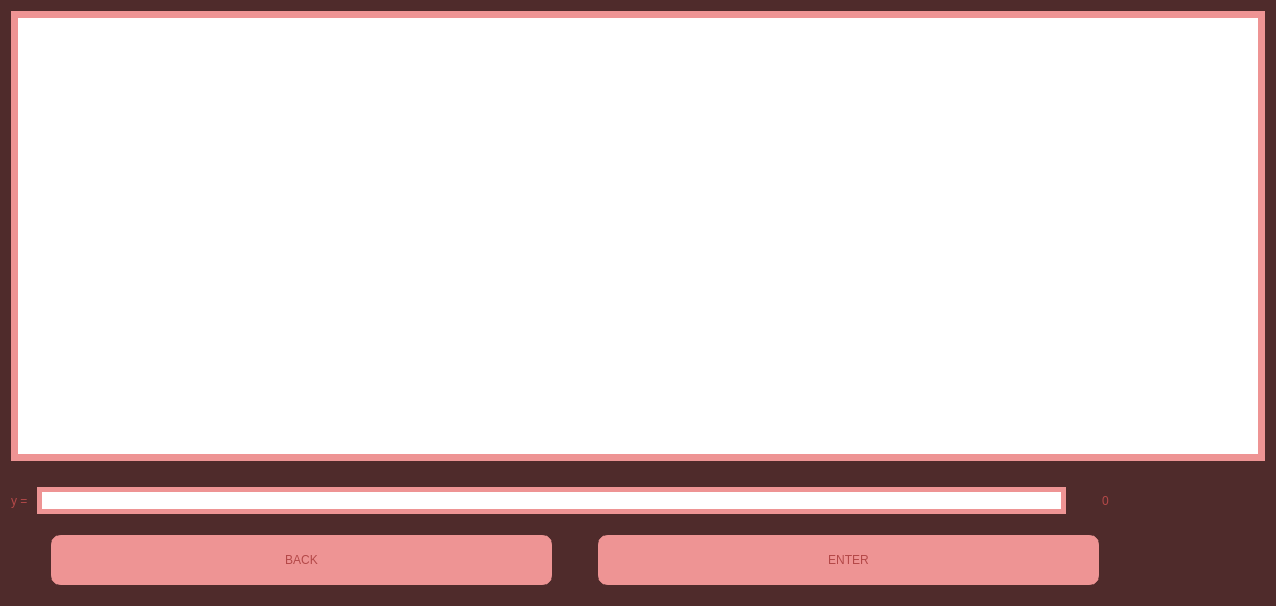
<?xml version="1.0" encoding="UTF-8"?>
<ui version="4.0">
 <class>GuessGame</class>
 <widget class="QDialog" name="GuessGame">
  <property name="geometry">
   <rect>
    <x>0</x>
    <y>0</y>
    <width>1276</width>
    <height>606</height>
   </rect>
  </property>
  <property name="sizePolicy">
   <sizepolicy hsizetype="Preferred" vsizetype="Preferred">
    <horstretch>0</horstretch>
    <verstretch>0</verstretch>
   </sizepolicy>
  </property>
  <property name="minimumSize">
   <size>
    <width>900</width>
    <height>600</height>
   </size>
  </property>
  <property name="windowTitle">
   <string>MATFWars</string>
  </property>
  <property name="styleSheet">
   <string notr="true">#GuessGame{
	background-color:rgb(79,43,43);
}</string>
  </property>
  <layout class="QVBoxLayout" name="verticalLayout_4">
   <item>
    <layout class="QHBoxLayout" name="horizontalLayout">
     <item>
      <widget class="QGraphicsView" name="gvCanvas">
       <property name="sizePolicy">
        <sizepolicy hsizetype="Expanding" vsizetype="Expanding">
         <horstretch>0</horstretch>
         <verstretch>0</verstretch>
        </sizepolicy>
       </property>
       <property name="minimumSize">
        <size>
         <width>0</width>
         <height>450</height>
        </size>
       </property>
       <property name="styleSheet">
        <string notr="true">border:7px solid;
border-color: rgb(238, 148, 148);</string>
       </property>
       <property name="verticalScrollBarPolicy">
        <enum>Qt::ScrollBarAlwaysOff</enum>
       </property>
       <property name="horizontalScrollBarPolicy">
        <enum>Qt::ScrollBarAlwaysOff</enum>
       </property>
       <property name="sizeAdjustPolicy">
        <enum>QAbstractScrollArea::AdjustIgnored</enum>
       </property>
      </widget>
     </item>
    </layout>
   </item>
   <item>
    <spacer name="verticalSpacer">
     <property name="orientation">
      <enum>Qt::Vertical</enum>
     </property>
     <property name="sizeType">
      <enum>QSizePolicy::Fixed</enum>
     </property>
     <property name="sizeHint" stdset="0">
      <size>
       <width>20</width>
       <height>20</height>
      </size>
     </property>
    </spacer>
   </item>
   <item>
    <layout class="QHBoxLayout" name="horizontalLayout_4" stretch="0,0,0,0">
     <property name="sizeConstraint">
      <enum>QLayout::SetFixedSize</enum>
     </property>
     <item>
      <layout class="QVBoxLayout" name="verticalLayout_3">
       <property name="rightMargin">
        <number>0</number>
       </property>
       <item>
        <layout class="QHBoxLayout" name="horizontalLayout_2">
         <item>
          <widget class="QLabel" name="y_label">
           <property name="styleSheet">
            <string notr="true">color: rgb(180, 72, 72);
font: 600 20pt &quot;URW Bookman&quot;;
</string>
           </property>
           <property name="text">
            <string>y = </string>
           </property>
          </widget>
         </item>
         <item>
          <widget class="QLineEdit" name="leFunctionInput">
           <property name="sizePolicy">
            <sizepolicy hsizetype="Expanding" vsizetype="Expanding">
             <horstretch>0</horstretch>
             <verstretch>0</verstretch>
            </sizepolicy>
           </property>
           <property name="maximumSize">
            <size>
             <width>16777215</width>
             <height>50</height>
            </size>
           </property>
           <property name="styleSheet">
            <string notr="true">border:5px solid;
border-color: rgb(238, 148, 148);
</string>
           </property>
          </widget>
         </item>
         <item>
          <spacer name="horizontalSpacer_3">
           <property name="orientation">
            <enum>Qt::Horizontal</enum>
           </property>
           <property name="sizeType">
            <enum>QSizePolicy::Fixed</enum>
           </property>
           <property name="sizeHint" stdset="0">
            <size>
             <width>30</width>
             <height>20</height>
            </size>
           </property>
          </spacer>
         </item>
         <item>
          <widget class="QLabel" name="score_label">
           <property name="styleSheet">
            <string notr="true">color: rgb(180, 72, 72);
font: 600 20pt &quot;URW Bookman&quot;;
</string>
           </property>
           <property name="text">
            <string>0</string>
           </property>
          </widget>
         </item>
         <item>
          <spacer name="horizontalSpacer_4">
           <property name="orientation">
            <enum>Qt::Horizontal</enum>
           </property>
           <property name="sizeType">
            <enum>QSizePolicy::Fixed</enum>
           </property>
           <property name="sizeHint" stdset="0">
            <size>
             <width>30</width>
             <height>20</height>
            </size>
           </property>
          </spacer>
         </item>
        </layout>
       </item>
       <item>
        <spacer name="verticalSpacer_2">
         <property name="orientation">
          <enum>Qt::Vertical</enum>
         </property>
         <property name="sizeType">
          <enum>QSizePolicy::Minimum</enum>
         </property>
         <property name="sizeHint" stdset="0">
          <size>
           <width>20</width>
           <height>15</height>
          </size>
         </property>
        </spacer>
       </item>
       <item>
        <layout class="QHBoxLayout" name="horizontalLayout_11">
         <property name="leftMargin">
          <number>0</number>
         </property>
         <property name="topMargin">
          <number>0</number>
         </property>
         <property name="rightMargin">
          <number>0</number>
         </property>
         <property name="bottomMargin">
          <number>0</number>
         </property>
         <item>
          <spacer name="horizontalSpacer_5">
           <property name="orientation">
            <enum>Qt::Horizontal</enum>
           </property>
           <property name="sizeHint" stdset="0">
            <size>
             <width>40</width>
             <height>20</height>
            </size>
           </property>
          </spacer>
         </item>
         <item>
          <widget class="QPushButton" name="back_guess_button">
           <property name="sizePolicy">
            <sizepolicy hsizetype="Expanding" vsizetype="Expanding">
             <horstretch>3</horstretch>
             <verstretch>3</verstretch>
            </sizepolicy>
           </property>
           <property name="minimumSize">
            <size>
             <width>30</width>
             <height>50</height>
            </size>
           </property>
           <property name="maximumSize">
            <size>
             <width>800</width>
             <height>60</height>
            </size>
           </property>
           <property name="styleSheet">
            <string notr="true">color:rgb(180, 72, 72);
font: 600 17pt &quot;URW Bookman&quot;;
border-radius:10px;
border:7px solid;
border-color: rgb(238, 148, 148);
background-color: rgb(238, 148, 148);
</string>
           </property>
           <property name="text">
            <string>BACK</string>
           </property>
          </widget>
         </item>
         <item>
          <spacer name="horizontalSpacer_6">
           <property name="orientation">
            <enum>Qt::Horizontal</enum>
           </property>
           <property name="sizeHint" stdset="0">
            <size>
             <width>40</width>
             <height>20</height>
            </size>
           </property>
          </spacer>
         </item>
         <item>
          <widget class="QPushButton" name="enter_guess_button">
           <property name="sizePolicy">
            <sizepolicy hsizetype="Expanding" vsizetype="Expanding">
             <horstretch>3</horstretch>
             <verstretch>3</verstretch>
            </sizepolicy>
           </property>
           <property name="minimumSize">
            <size>
             <width>30</width>
             <height>50</height>
            </size>
           </property>
           <property name="maximumSize">
            <size>
             <width>800</width>
             <height>60</height>
            </size>
           </property>
           <property name="styleSheet">
            <string notr="true">color:rgb(180, 72, 72);
font: 600 17pt &quot;URW Bookman&quot;;
border-radius:10px;
border:7px solid;
border-color: rgb(238, 148, 148);
background-color: rgb(238, 148, 148);</string>
           </property>
           <property name="text">
            <string>ENTER</string>
           </property>
          </widget>
         </item>
         <item>
          <spacer name="horizontalSpacer_7">
           <property name="orientation">
            <enum>Qt::Horizontal</enum>
           </property>
           <property name="sizeHint" stdset="0">
            <size>
             <width>40</width>
             <height>20</height>
            </size>
           </property>
          </spacer>
         </item>
        </layout>
       </item>
       <item>
        <spacer name="verticalSpacer_3">
         <property name="orientation">
          <enum>Qt::Vertical</enum>
         </property>
         <property name="sizeType">
          <enum>QSizePolicy::Fixed</enum>
         </property>
         <property name="sizeHint" stdset="0">
          <size>
           <width>20</width>
           <height>10</height>
          </size>
         </property>
        </spacer>
       </item>
      </layout>
     </item>
     <item>
      <spacer name="horizontalSpacer">
       <property name="orientation">
        <enum>Qt::Horizontal</enum>
       </property>
       <property name="sizeType">
        <enum>QSizePolicy::Fixed</enum>
       </property>
       <property name="sizeHint" stdset="0">
        <size>
         <width>40</width>
         <height>40</height>
        </size>
       </property>
      </spacer>
     </item>
     <item>
      <widget class="QLabel" name="timer_label">
       <property name="sizePolicy">
        <sizepolicy hsizetype="Fixed" vsizetype="Fixed">
         <horstretch>0</horstretch>
         <verstretch>0</verstretch>
        </sizepolicy>
       </property>
       <property name="minimumSize">
        <size>
         <width>40</width>
         <height>0</height>
        </size>
       </property>
       <property name="styleSheet">
        <string notr="true">color:rgb(180, 72, 72);
font: 600 21pt &quot;URW Bookman&quot;;</string>
       </property>
       <property name="text">
        <string/>
       </property>
       <property name="alignment">
        <set>Qt::AlignCenter</set>
       </property>
      </widget>
     </item>
     <item>
      <spacer name="horizontalSpacer_2">
       <property name="orientation">
        <enum>Qt::Horizontal</enum>
       </property>
       <property name="sizeType">
        <enum>QSizePolicy::Fixed</enum>
       </property>
       <property name="sizeHint" stdset="0">
        <size>
         <width>40</width>
         <height>40</height>
        </size>
       </property>
      </spacer>
     </item>
    </layout>
   </item>
  </layout>
 </widget>
 <resources/>
 <connections/>
</ui>
